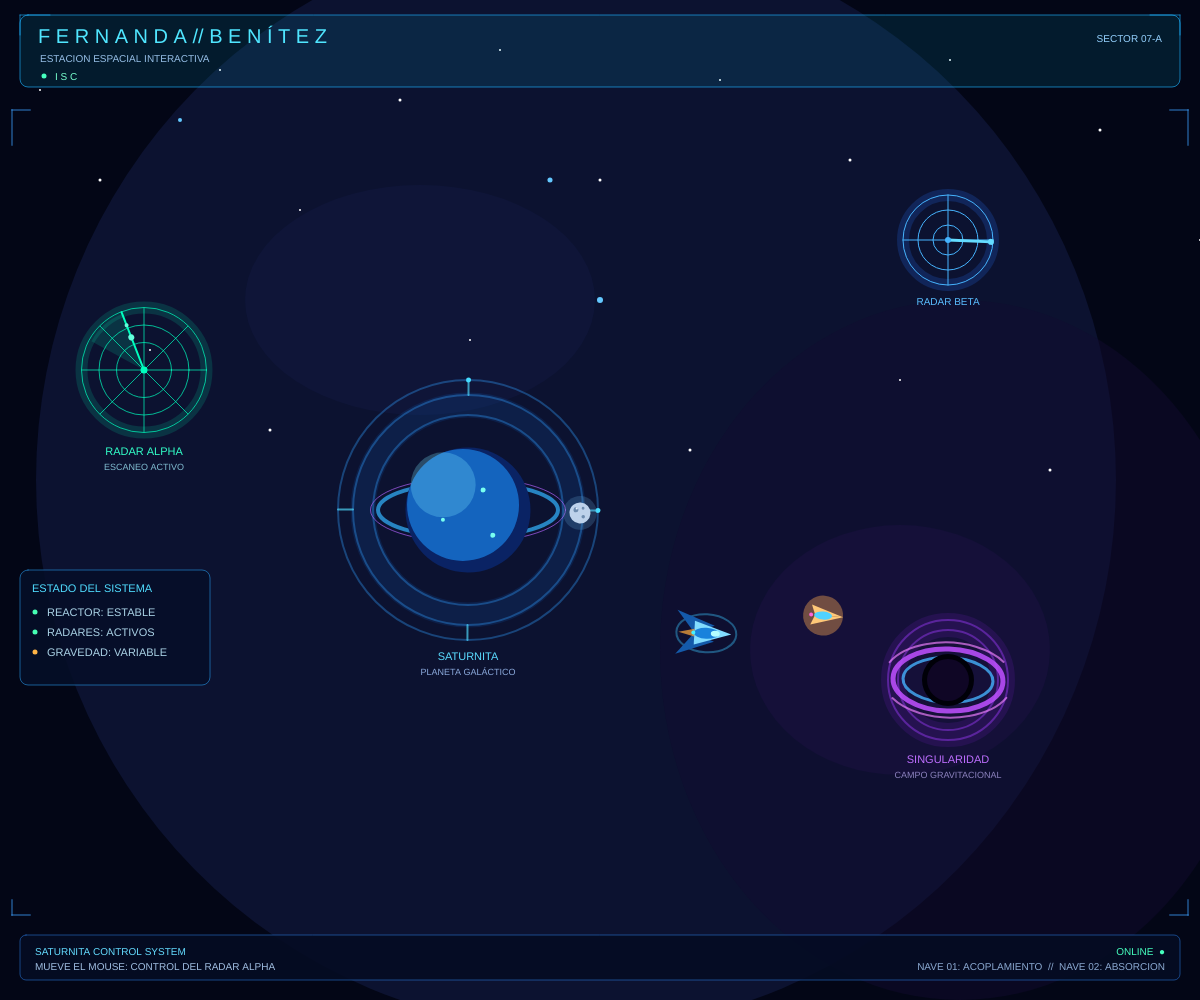
Frame 1 (no input)
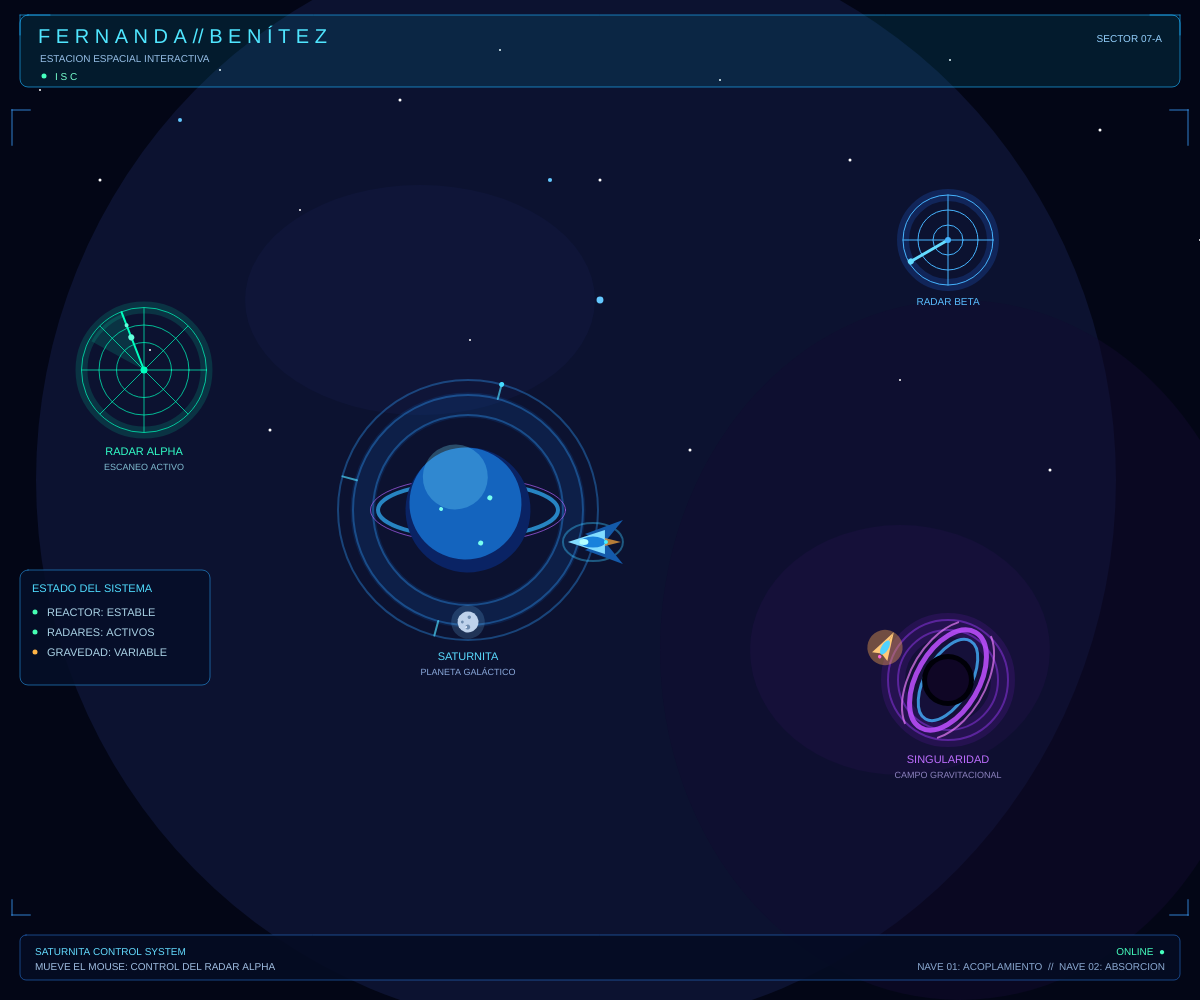
Frame 60 (no input)
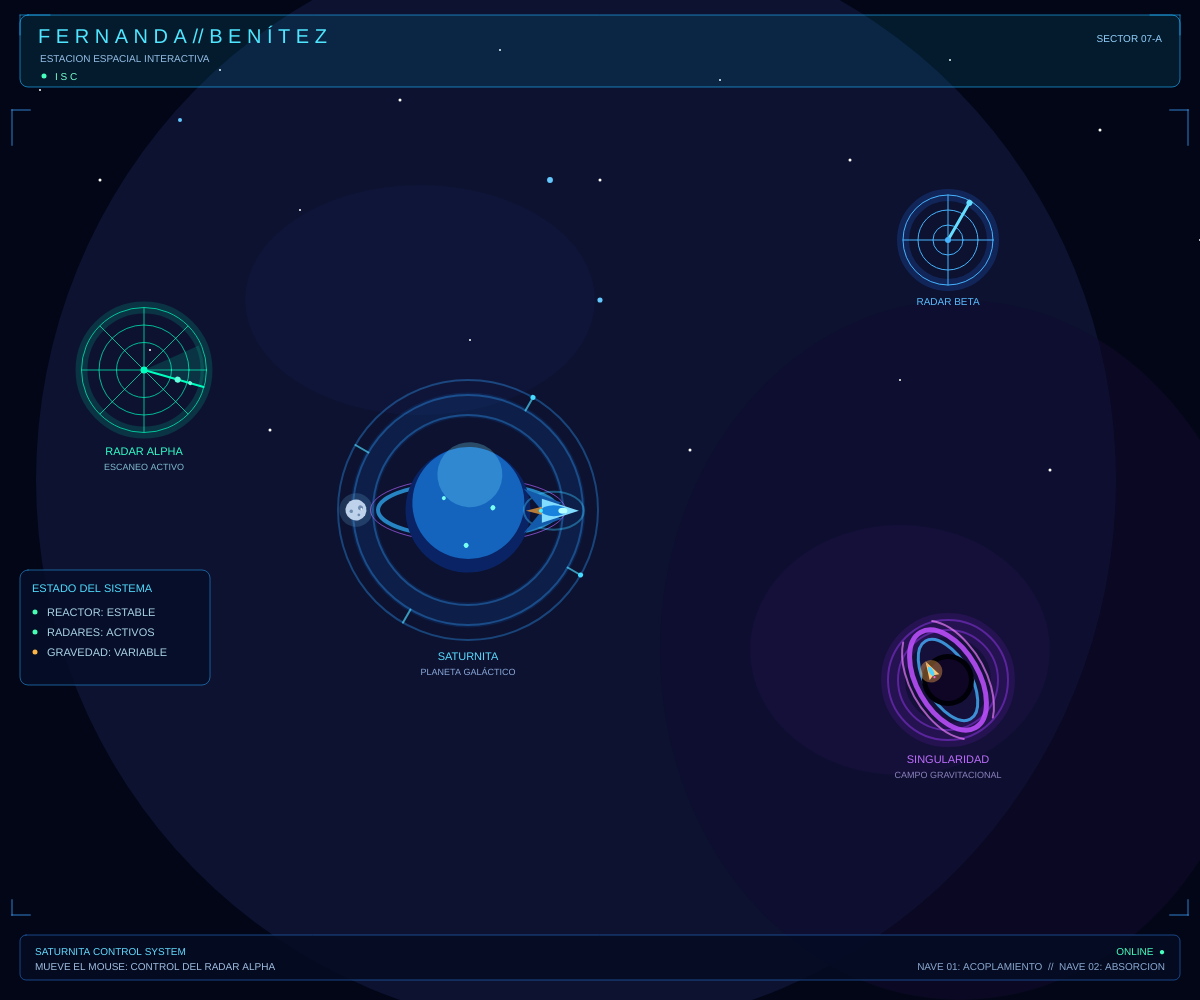
Frame 120 (the mouse pressed at the canvas centre since frame 60)

The p5.js sketch that drew these frames (run headless with seeded random() and noise() and a simulated clock; from frame 60 on, the mouse is pressed at the canvas centre):

// p5.js sketch
// ── sketch.js
function setup() {
  createCanvas(windowWidth, windowHeight);
  angleMode(DEGREES);
}

function draw() {
  background(3, 6, 22);

  noStroke();
  
  // Círculo más grande del fondo 
  fill(12, 18, 48);
  ellipse(width * 0.48, height * 0.48, width * 0.9, height * 1.1);

  // Círculo mediano del fondo 
  fill(18, 12, 48, 120);
  ellipse(width * 0.8, height * 0.65, width * 0.5, height * 0.7);

  // Nebulosas
  // ellipse superior
  fill(40, 50, 130, 25);
  ellipse(width * 0.35, height * 0.3, 350, 230);

  //ellipse inferior
  fill(100, 30, 160, 20);
  ellipse(width * 0.75, height * 0.65, 300, 250);

  // Estrellas
  fill(255);
  circle(40, 90, 2);
  circle(100, 180, 3);
  circle(220, 70, 2);
  circle(300, 210, 2);
  circle(400, 100, 3);
  circle(500, 50, 2);
  circle(600, 180, 3);
  circle(720, 80, 2);
  circle(850, 160, 3);
  circle(950, 60, 2);
  circle(1100, 130, 3);
  circle(1200, 240, 2);
  circle(150, 350, 2);
  circle(270, 430, 3);
  circle(470, 340, 2);
  circle(690, 450, 3);
  circle(900, 380, 2);
  circle(1050, 470, 3);

  // Estrellas titilando
  fill(100, 200, 255);
  circle(180, 120, 4 + sin(frameCount * 3));
  circle(550, 180, 5 + sin(frameCount * 4));
  circle(600, 300, 6 + sin(frameCount * 2));
  circle(450, 500, 3 + sin(frameCount * 4));

  // ===== ENCABEZADO FUTURISTA =====
  noStroke();
  fill(0, 220, 255, 25);
  rect(20, 15, width - 40, 72, 8);

  noFill();
  stroke(30, 180, 255, 160);
  strokeWeight(1);
  rect(20, 15, width - 40, 72, 8);

  // Esquinas decorativas
  line(20, 35, 20, 15);
  line(20, 15, 50, 15);
  line(width - 50, 15, width - 20, 15);
  line(width - 20, 15, width - 20, 35);

  noStroke();
  fill(80, 230, 255);
  textSize(20);
  textAlign(LEFT);
  text("F E R N A N D A // B E N Í T E Z ", 38, 43);

  fill(150, 190, 230);
  textSize(10);
  text("ESTACION ESPACIAL INTERACTIVA", 40, 62);

  fill(70, 255, 190);
  circle(44, 76, 5);

  fill(120, 255, 205);
  text("I S C", 55, 80);

  fill(150, 210, 255);
  textAlign(RIGHT);
  text("SECTOR 07-A", width - 38, 42);

  // PLANETA SATURNO Y ORBITAS
  push();
  translate(width * 0.39, height * 0.51);

  // Halo exterior
  noFill(); // Sin relleno (solo contorno transparente)
  stroke(20, 130, 255, 30); // Color azul con baja opacidad (efecto resplandor)
  strokeWeight(25); // Línea muy gruesa (25px) para crear el halo
  circle(0, 0, 210); // Círculo del halo en el centro(0,0)
  stroke(50, 160, 255, 90); // Cambia a azul más nítido y mayor opacidad
  strokeWeight(2); // Línea delgada (2px) para detalles técnicos
  circle(0, 0, 260); // Dibuja el anillo exterior grande
  circle(0, 0, 230); // Dibuja el anillo intermedio
  circle(0, 0, 190); // Dibuja el anillo interior

  // Marcas de la órbita
  push();
  rotate(frameCount * 0.25);
  stroke(80, 220, 255, 170);
  // Lineas
  line(-130, 0, -115, 0);
  line(115, 0, 130, 0);
  line(0, -130, 0, -115);
  line(0, 115, 0, 130);

  fill(70, 220, 255);
  noStroke();
  circle(0, -130, 5);
  circle(130, 0, 5);
  pop();

  // Anillo planetario
  // Anillo azul
  noFill();
  stroke(50, 180, 255, 180);
  strokeWeight(4);
  ellipse(0, 0, 180, 55);
  // Anillo morado
  stroke(180, 100, 255, 170);
  strokeWeight(1);
  ellipse(0, 0, 195, 65);

  // Planeta
  push();
  rotate(frameCount * 0.4);
  // Sombra azul del fondo
  noStroke();
  fill(10, 35, 100);
  circle(0, 0, 125);
  // Círculo azul anfrente
  fill(20, 100, 190);
  circle(-5, -5, 112);

  // Iris 
  noStroke();
  fill(120, 230, 255, 70);
  circle(-25, -25, 65);

  // Luces centro
  fill(120, 255, 240);
  circle(15, -20, 5);
  circle(-25, 10, 4);
  circle(25, 25, 5);

  pop();

  // Luna anidada
  push();
  rotate(frameCount * 1.5);
  translate(112, 0);
  rotate(frameCount * 2.5);
  scale(0.7 + sin(frameCount * 3) * 0.04);

  // Halo lunar
  noStroke();
  fill(100, 160, 210, 60);
  circle(0, 0, 48);
  // Blanco
  fill(190, 210, 235);
  circle(0, 0, 30);
  // Cráters
  fill(110, 140, 175);
  circle(-6, -4, 7);
  circle(5, 5, 5);
  circle(4, -7, 4);
  // Sombra del cráter
  fill(230, 240, 255);
  circle(-5, -6, 3);

  pop();//interno

  pop();// de fuera

  // Etiqueta del planeta
  noStroke();
  fill(90, 220, 255);
  textAlign(CENTER);
  textSize(11);
  text("SATURNITA", width * 0.39, height * 0.51 + 150);

  fill(140, 170, 220);
  textSize(9);
  text("PLANETA GALÁCTICO", width * 0.39, height * 0.51 + 165);

  // RADAR PRINCIPAL
  push();
  translate(width * 0.12, height * 0.37);

  noFill();
  stroke(0, 255, 190, 35);
  strokeWeight(12);
  circle(0, 0, 125);

  stroke(0, 255, 190, 180);
  strokeWeight(1);
  circle(0, 0, 125);
  circle(0, 0, 90);
  circle(0, 0, 55);

  line(-62, 0, 62, 0);
  line(0, -62, 0, 62);
  line(-44, -44, 44, 44);
  line(-44, 44, 44, -44);

  // Barrido del radar
  push();
  rotate(atan2(mouseY - height * 0.37,
               mouseX - width * 0.12));

  noStroke();
  fill(0, 255, 190, 35);
  arc(0, 0, 120, 120, -40, 0, PIE);

  stroke(0, 255, 190);
  strokeWeight(2);
  line(0, 0, 62, 0);

  fill(100, 255, 220);
  noStroke();
  circle(35, 0, 6);
  circle(48, 0, 4);
  pop();

  fill(0, 255, 190);
  noStroke();
  circle(0, 0, 7);

  pop();

  // Etiqueta del radar
  textAlign(CENTER);
  fill(50, 255, 200);
  textSize(11);
  text("RADAR ALPHA", width * 0.12, height * 0.37 + 85);

  fill(130, 190, 210);
  textSize(9);
  text("ESCANEO ACTIVO", width * 0.12, height * 0.37 + 100);

  // SEGUNDO RADAR 
  push();
  translate(width * 0.79, height * 0.24);

  noFill();
  stroke(40, 120, 255, 50);
  strokeWeight(12);
  circle(0, 0, 90);

  stroke(70, 180, 255);
  strokeWeight(1);
  circle(0, 0, 90);
  circle(0, 0, 60);
  circle(0, 0, 30);

  line(-45, 0, 45, 0);
  line(0, -45, 0, 45);

  push();
  rotate(frameCount * 2.5);

  stroke(100, 220, 255);
  strokeWeight(3);
  line(0, 0, 43, 0);

  noStroke();
  fill(100, 220, 255);
  circle(43, 0, 6);

  pop();

  noStroke();
  fill(70, 180, 255);
  circle(0, 0, 6);
  pop();

  textAlign(CENTER);
  fill(90, 190, 255);
  textSize(10);
  text("RADAR BETA", width * 0.79, height * 0.24 + 65);

  // NAVE GRANDE
  push();

  translate(
    lerp(width * 0.72, width * 0.39 + 85,
         0.5 + 0.5 * sin(frameCount * 0.8)),
    lerp(height * 0.76, height * 0.51,
         0.5 + 0.5 * sin(frameCount * 0.8))
  );

  rotate(frameCount * 3);

  // Halo de la nave
  noFill();
  stroke(60, 200, 255, 100);
  strokeWeight(2);
  ellipse(0, 0, 60, 38);

  // Alas
  noStroke();
  fill(20, 90, 170);
  triangle(-12, 0, -30, -22, 8, -8);
  triangle(-12, 0, -30, 22, 8, 8);

  // Cuerpo
  fill(130, 220, 255);
  triangle(25, 0, -12, -12, -12, 12);

  fill(25, 130, 220);
  ellipse(0, 0, 25, 11);

  // Cabina
  fill(180, 255, 255);
  ellipse(9, 0, 9, 6);

  // Propulsor
  fill(255, 170, 60, 180);
  triangle(-12, -4, -28, 0, -12, 4);

  fill(70, 240, 255);
  circle(-13, 0, 4);

  pop();

  // AGUJERO NEGRO
  push();
  translate(width * 0.79, height * 0.68);

  // Halo
  noFill();
  stroke(150, 40, 255, 30);
  strokeWeight(24);
  circle(0, 0, 110);

  stroke(160, 60, 255, 110);
  strokeWeight(2);
  circle(0, 0, 120);
  circle(0, 0, 100);

  // Disco 
  push();
  rotate(frameCount * 2);

  noFill();
  stroke(190, 80, 255, 220);
  strokeWeight(5);
  ellipse(0, 0, 110, 62);

  stroke(70, 180, 255, 200);
  strokeWeight(3);
  ellipse(0, 0, 90, 45);

  stroke(240, 130, 255, 170);
  strokeWeight(2);
  arc(0, 0, 130, 75, 15, 160);
  arc(0, 0, 130, 75, 195, 340);

  pop();

  // Centro oscuro
  noStroke();
  fill(0, 0, 8);
  circle(0, 0, 52);

  fill(130, 50, 255, 30);
  circle(0, 0, 42);

  pop();

  textAlign(CENTER);
  fill(190, 110, 255);
  textSize(11);
  text("SINGULARIDAD", width * 0.79, height * 0.68 + 83);

  fill(140, 130, 190);
  textSize(9);
  text("CAMPO GRAVITACIONAL", width * 0.79,
       height * 0.68 + 98);

  // NAVE ABSORBIDA 
  push();

  translate(
    lerp(width * 0.58, width * 0.79,
         0.5 + 0.5 * sin(frameCount * 0.5)),
    lerp(height * 0.55, height * 0.68,
         0.5 + 0.5 * sin(frameCount * 0.5))
  );

  rotate(frameCount * 5);

  scale(0.12 + 0.88 * abs(cos(frameCount * 0.5)));

  noStroke();
  fill(255, 170, 80, 100);
  circle(0, 0, 40);

  fill(255, 200, 120);
  triangle(20, 0, -12, -10, -8, 0);
  triangle(20, 0, -12, 10, -8, 0);

  fill(80, 210, 255);
  ellipse(0, 0, 18, 8);

  fill(255, 100, 220);
  circle(-12, 0, 4);

  pop();

  // PANEL DE ESTADO IZQUIERDO
  noStroke();
  fill(5, 15, 40, 220);
  rect(20, height * 0.57, 190, 115, 8);

  noFill();
  stroke(40, 150, 230, 150);
  rect(20, height * 0.57, 190, 115, 8);

  noStroke();
  fill(80, 220, 255);
  textAlign(LEFT);
  textSize(11);
  text("ESTADO DEL SISTEMA", 32, height * 0.57 + 22);

  fill(70, 255, 180);
  circle(35, height * 0.57 + 42, 5);
  fill(170, 210, 230);
  text("REACTOR: ESTABLE", 47, height * 0.57 + 46);

  fill(70, 255, 180);
  circle(35, height * 0.57 + 62, 5);
  fill(170, 210, 230);
  text("RADARES: ACTIVOS", 47, height * 0.57 + 66);

  fill(255, 180, 70);
  circle(35, height * 0.57 + 82, 5);
  fill(170, 210, 230);
  text("GRAVEDAD: VARIABLE", 47, height * 0.57 + 86);

  // PANEL INFERIOR
  fill(5, 12, 35, 230);
  noStroke();
  rect(20, height - 65, width - 40, 45, 6);

  noFill();
  stroke(40, 120, 220, 140);
  rect(20, height - 65, width - 40, 45, 6);

  noStroke();
  fill(100, 220, 255);
  textAlign(LEFT);
  textSize(10);
  text("SATURNITA CONTROL SYSTEM", 35, height - 45);

  fill(160, 190, 225);
  text("MUEVE EL MOUSE: CONTROL DEL RADAR ALPHA",
       35, height - 30);

  textAlign(RIGHT);
  fill(70, 255, 190);
  text("ONLINE  ●", width - 35, height - 45);

  fill(140, 170, 210);
  text("NAVE 01: ACOPLAMIENTO  //  NAVE 02: ABSORCION",
       width - 35, height - 30);

  // ===== MARCAS DECORATIVAS DE PANTALLA =====
  stroke(60, 160, 255, 100);
  strokeWeight(2);

  line(12, 110, 12, 145);
  line(12, 110, 30, 110);

  line(width - 12, 110, width - 12, 145);
  line(width - 30, 110, width - 12, 110);

  line(12, height - 100, 12, height - 85);
  line(12, height - 85, 30, height - 85);

  line(width - 12, height - 100,
       width - 12, height - 85);
  line(width - 30, height - 85,
       width - 12, height - 85);
}

function windowResized() {
  resizeCanvas(windowWidth, windowHeight);
}
